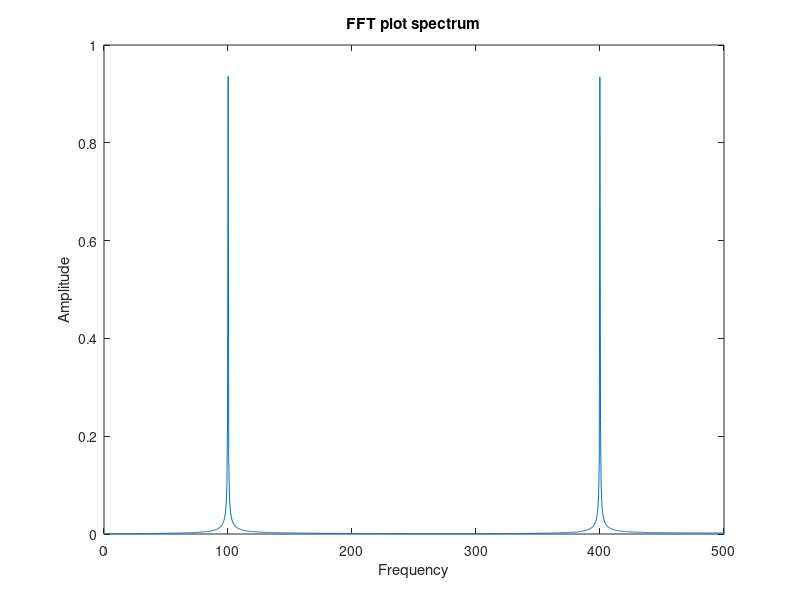

This chart was generated by the following MATLAB code:
%% Clear
clear;
close all;
clc;
 
%% Create signal
N = 2^11;   % Signal length
fs = 1e3;   % Sampling freq (Hz)
T = 1/fs;   % Sampling rate (sec)
 
% Sinusoidal 1 params
a1 = 1;  % Amplitude
f1 = 100;   % Freq (Hz)
 
% Sinusoidal 2 params
a2 = 1;   % Amplitude
f2 = 600;   % Freq (Hz)
 
% Sum Sinusoidal
t = 0:1/fs:(N-1)/fs;
x = a1*cos(2*pi*f1*t) + a2*sin(2*pi*f2*t);
% FFT and plot spectrum (COMPLETE THIS PART)
Y = fft(x);
P2 = abs(Y/N);
P1 = P2(1:N/2+1);
P1(2:end-1) = 2*P1(2:end-1);
f = fs*(0:(N/2))/N;

plot(f,P1)
title('FFT plot spectrum')
xlabel('Frequency')
ylabel('Amplitude')
